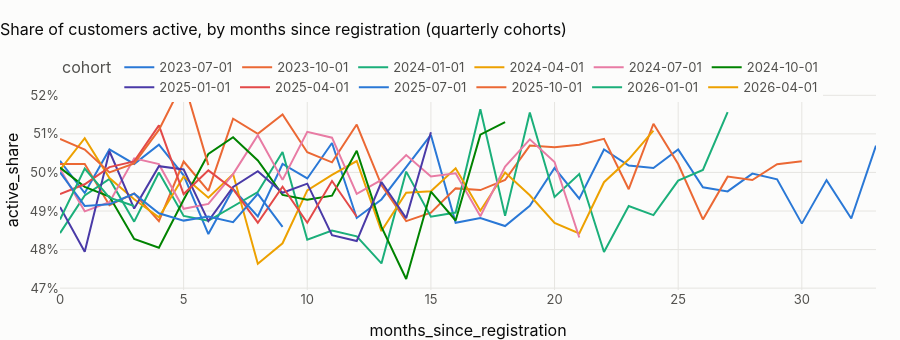

Source (notebook cell):
### Markdown cell above
## 3 · Cohorts: retention by registration month
Most customers were registered before the data starts, so their first observed month is not their first month
(left truncation): a cohort analysis on them would be an artefact of the data window. The curves below use only the
customers **registered inside the window**, whose whole history is observed.

### Code cell
coh = star.q(f"""
    with c as (select customer_id, cast(date_trunc('quarter', registration_date) as date) as cohort,
                      cast(date_trunc('month', registration_date) as date) as reg_month
               from {{fct_customer_snapshot}} where registration_date >= '{FIRST}')
    select c.cohort, date_diff('month', c.reg_month, f.month_start) as months_since_registration,
           avg((f.n_tx > 0)::int) as active_share, count(*) as customers
    from c join {{fct_customer_month}} f using (customer_id)
    where f.month_start >= c.reg_month and f.month_start <= '{LAST}'
    group by all having count(*) >= 50 order by 1, 2""")
n_new = star.q(
    f"select count(*) as n from {{fct_customer_snapshot}} where registration_date >= '{FIRST}'"
).n.iloc[0]
if len(coh):
    fig = px.line(
        coh,
        x="months_since_registration",
        y="active_share",
        color=coh.cohort.astype(str),
        title="Share of customers active, by months since registration (quarterly cohorts)",
    )
    fig.update_layout(height=340, yaxis_tickformat=".0%", legend_title="cohort")
    fig.show()
    first = coh[coh.months_since_registration <= 2].active_share.mean()
    late = coh[coh.months_since_registration >= 12].active_share.mean()
    display(
        Markdown(
            f"**{n_new:,} customers registered inside the window.** Their active share is {100 * first:.1f} % in "
            f"their first three months and {100 * late:.1f} % after a year: "
            + (
                "flat, with no onboarding decay. In a real bank the first months show the steepest attrition; "
                "here customers behave the same from their first month, another generator fingerprint, and an "
                "onboarding programme could not be evaluated on this data."
                if abs(first - late) < 0.03
                else "there is an onboarding effect worth an early-life engagement programme."
            )
        )
    )
else:
    display(
        Markdown(
            f"**Only {n_new:,} customers registered inside the window: no cohort can be followed.**"
        )
    )

### Figure 1 — Plotly figure (JSON) as saved in the notebook; plotly's stock layout.template omitted (floating-point values rounded to 4 significant figures)
{"data": [{"hovertemplate": "color=2023-07-01<br>months_since_registration=%{x}<br>active_share=%{y}<extra></extra>", "legendgroup": "2023-07-01", "line": {"color": "#2a78d6", "dash": "solid"}, "marker": {"symbol": "circle"}, "mode": "lines", "name": "2023-07-01", "orientation": "v", "showlegend": true, "type": "scatter", "x": [0, 1, 2, 3, 4, 5, 6, 7, 8, 9, 10, 11, 12, 13, 14, 15, 16, 17, 18, 19, 20, 21, 22, 23, 24, 25, 26, 27, 28, 29, 30, 31, 32, 33], "xaxis": "x", "y": [0.503, 0.4947, 0.506, 0.5022, 0.5072, 0.4993, 0.484, 0.4957, 0.4886, 0.5022, 0.4984, 0.5076, 0.4882, 0.493, 0.5014, 0.5097, 0.4869, 0.4882, 0.4861, 0.4913, 0.5011, 0.4932, 0.506, 0.5018, 0.5011, 0.506, 0.4961, 0.4951, 0.4997, 0.4982, 0.4867, 0.498, 0.4881, 0.5069], "yaxis": "y"}, {"hovertemplate": "color=2023-10-01<br>months_since_registration=%{x}<br>active_share=%{y}<extra></extra>", "legendgroup": "2023-10-01", "line": {"color": "#eb6834", "dash": "solid"}, "marker": {"symbol": "circle"}, "mode": "lines", "name": "2023-10-01", "orientation": "v", "showlegend": true, "type": "scatter", "x": [0, 1, 2, 3, 4, 5, 6, 7, 8, 9, 10, 11, 12, 13, 14, 15, 16, 17, 18, 19, 20, 21, 22, 23, 24, 25, 26, 27, 28, 29, 30], "xaxis": "x", "y": [0.5022, 0.5022, 0.4915, 0.4946, 0.4874, 0.5028, 0.4952, 0.5139, 0.51, 0.515, 0.5052, 0.5026, 0.5124, 0.4967, 0.4874, 0.4896, 0.4959, 0.4954, 0.498, 0.507, 0.5065, 0.5072, 0.5087, 0.4956, 0.5126, 0.5022, 0.4878, 0.4989, 0.498, 0.5021, 0.5029], "yaxis": "y"}, {"hovertemplate": "color=2024-01-01<br>months_since_registration=%{x}<br>active_share=%{y}<extra></extra>", "legendgroup": "2024-01-01", "line": {"color": "#1baf7a", "dash": "solid"}, "marker": {"symbol": "circle"}, "mode": "lines", "name": "2024-01-01", "orientation": "v", "showlegend": true, "type": "scatter", "x": [0, 1, 2, 3, 4, 5, 6, 7, 8, 9, 10, 11, 12, 13, 14, 15, 16, 17, 18, 19, 20, 21, 22, 23, 24, 25, 26, 27], "xaxis": "x", "y": [0.4843, 0.494, 0.4983, 0.4872, 0.5, 0.4887, 0.4875, 0.4913, 0.4949, 0.5053, 0.4826, 0.4849, 0.4834, 0.4764, 0.5002, 0.4885, 0.4896, 0.5164, 0.4887, 0.5155, 0.4936, 0.4996, 0.4794, 0.4913, 0.4889, 0.4979, 0.5006, 0.5156], "yaxis": "y"}, {"hovertemplate": "color=2024-04-01<br>months_since_registration=%{x}<br>active_share=%{y}<extra></extra>", "legendgroup": "2024-04-01", "line": {"color": "#eda100", "dash": "solid"}, "marker": {"symbol": "circle"}, "mode": "lines", "name": "2024-04-01", "orientation": "v", "showlegend": true, "type": "scatter", "x": [0, 1, 2, 3, 4, 5, 6, 7, 8, 9, 10, 11, 12, 13, 14, 15, 16, 17, 18, 19, 20, 21, 22, 23, 24], "xaxis": "x", "y": [0.5006, 0.5089, 0.4985, 0.493, 0.4884, 0.4989, 0.4935, 0.4996, 0.4764, 0.4816, 0.4954, 0.4994, 0.503, 0.4848, 0.4947, 0.4951, 0.5011, 0.4901, 0.5, 0.4941, 0.4869, 0.4842, 0.4975, 0.5034, 0.5108], "yaxis": "y"}, {"hovertemplate": "color=2024-07-01<br>months_since_registration=%{x}<br>active_share=%{y}<extra></extra>", "legendgroup": "2024-07-01", "line": {"color": "#e87ba4", "dash": "solid"}, "marker": {"symbol": "circle"}, "mode": "lines", "name": "2024-07-01", "orientation": "v", "showlegend": true, "type": "scatter", "x": [0, 1, 2, 3, 4, 5, 6, 7, 8, 9, 10, 11, 12, 13, 14, 15, 16, 17, 18, 19, 20, 21], "xaxis": "x", "y": [0.5009, 0.4899, 0.4923, 0.5036, 0.5021, 0.4906, 0.4918, 0.4996, 0.5097, 0.4981, 0.5105, 0.509, 0.4944, 0.4981, 0.5045, 0.4989, 0.4998, 0.4886, 0.5015, 0.5086, 0.5027, 0.4831], "yaxis": "y"}, {"hovertemplate": "color=2024-10-01<br>months_since_registration=%{x}<br>active_share=%{y}<extra></extra>", "legendgroup": "2024-10-01", "line": {"color": "#008300", "dash": "solid"}, "marker": {"symbol": "circle"}, "mode": "lines", "name": "2024-10-01", "orientation": "v", "showlegend": true, "type": "scatter", "x": [0, 1, 2, 3, 4, 5, 6, 7, 8, 9, 10, 11, 12, 13, 14, 15, 16, 17, 18], "xaxis": "x", "y": [0.5012, 0.4963, 0.4938, 0.4828, 0.4805, 0.4929, 0.5048, 0.5091, 0.5031, 0.4942, 0.4929, 0.494, 0.5056, 0.4859, 0.4724, 0.495, 0.4875, 0.5098, 0.5131], "yaxis": "y"}, {"hovertemplate": "color=2025-01-01<br>months_since_registration=%{x}<br>active_share=%{y}<extra></extra>", "legendgroup": "2025-01-01", "line": {"color": "#4a3aa7", "dash": "solid"}, "marker": {"symbol": "circle"}, "mode": "lines", "name": "2025-01-01", "orientation": "v", "showlegend": true, "type": "scatter", "x": [0, 1, 2, 3, 4, 5, 6, 7, 8, 9, 10, 11, 12, 13, 14, 15], "xaxis": "x", "y": [0.4911, 0.4794, 0.5055, 0.4906, 0.5016, 0.5008, 0.4874, 0.4962, 0.5003, 0.4947, 0.4971, 0.4837, 0.4822, 0.4975, 0.4881, 0.5104], "yaxis": "y"}, {"hovertemplate": "color=2025-04-01<br>months_since_registration=%{x}<br>active_share=%{y}<extra></extra>", "legendgroup": "2025-04-01", "line": {"color": "#e34948", "dash": "solid"}, "marker": {"symbol": "circle"}, "mode": "lines", "name": "2025-04-01", "orientation": "v", "showlegend": true, "type": "scatter", "x": [0, 1, 2, 3, 4, 5, 6, 7, 8, 9, 10, 11, 12], "xaxis": "x", "y": [0.4944, 0.4969, 0.5014, 0.5029, 0.5122, 0.4944, 0.5005, 0.4957, 0.487, 0.4963, 0.487, 0.4978, 0.4885], "yaxis": "y"}, {"hovertemplate": "color=2025-07-01<br>months_since_registration=%{x}<br>active_share=%{y}<extra></extra>", "legendgroup": "2025-07-01", "line": {"color": "#2a78d6", "dash": "solid"}, "marker": {"symbol": "circle"}, "mode": "lines", "name": "2025-07-01", "orientation": "v", "showlegend": true, "type": "scatter", "x": [0, 1, 2, 3, 4, 5, 6, 7, 8, 9], "xaxis": "x", "y": [0.5, 0.4913, 0.4917, 0.4945, 0.4894, 0.4875, 0.4886, 0.4871, 0.4944, 0.4859], "yaxis": "y"}, {"hovertemplate": "color=2025-10-01<br>months_since_registration=%{x}<br>active_share=%{y}<extra></extra>", "legendgroup": "2025-10-01", "line": {"color": "#eb6834", "dash": "solid"}, "marker": {"symbol": "circle"}, "mode": "lines", "name": "2025-10-01", "orientation": "v", "showlegend": true, "type": "scatter", "x": [0, 1, 2, 3, 4, 5, 6], "xaxis": "x", "y": [0.5087, 0.5059, 0.5, 0.5023, 0.511, 0.5237, 0.5019], "yaxis": "y"}, {"hovertemplate": "color=2026-01-01<br>months_since_registration=%{x}<br>active_share=%{y}<extra></extra>", "legendgroup": "2026-01-01", "line": {"color": "#1baf7a", "dash": "solid"}, "marker": {"symbol": "circle"}, "mode": "lines", "name": "2026-01-01", "orientation": "v", "showlegend": true, "type": "scatter", "x": [0, 1, 2, 3], "xaxis": "x", "y": [0.4878, 0.501, 0.4935, 0.4913], "yaxis": "y"}, {"hovertemplate": "color=2026-04-01<br>months_since_registration=%{x}<br>active_share=%{y}<extra></extra>", "legendgroup": "2026-04-01", "line": {"color": "#eda100", "dash": "solid"}, "marker": {"symbol": "circle"}, "mode": "lines", "name": "2026-04-01", "orientation": "v", "showlegend": true, "type": "scatter", "x": [0], "xaxis": "x", "y": [0.5127], "yaxis": "y"}], "layout": {"height": 340, "legend": {"title": {"text": "cohort"}, "tracegroupgap": 0}, "title": {"text": "Share of customers active, by months since registration (quarterly cohorts)"}, "xaxis": {"anchor": "y", "domain": [0.0, 1.0], "title": {"text": "months_since_registration"}}, "yaxis": {"anchor": "x", "domain": [0.0, 1.0], "tickformat": ".0%", "title": {"text": "active_share"}}}}
